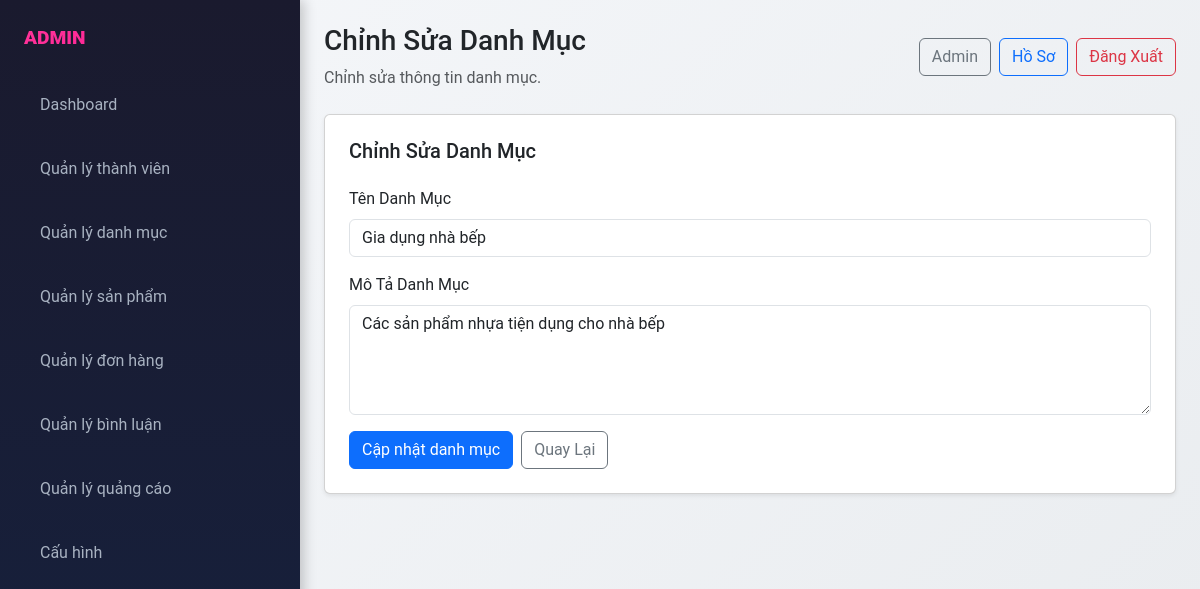
The page /admin/index.php?page_layout=edit_category&id=1 (signed in) on the database its author committed.
### tables this page shows
CREATE TABLE categories (
    id INT AUTO_INCREMENT PRIMARY KEY,
    name VARCHAR(100) NOT NULL,
    description TEXT,
    created_at TIMESTAMP DEFAULT CURRENT_TIMESTAMP
);

### admin/modules/categories/edit_category.php (the view, shortened to what this page needs)
<?php
require_once '../../config/database.php';
$categoryId = isset($_GET['id']) ? (int)$_GET['id'] : 0;
$sql = "SELECT id, name, description, created_at FROM categories WHERE id = $categoryId";
$result = mysqli_query($conn, $sql);
$category = mysqli_fetch_assoc($result);
?>
                <div class="card shadow-sm p-4">
                    <h2 class="h5 mb-4">Chỉnh Sửa Danh Mục</h2>
                    <form method="POST">
                        <div class="mb-3">
                            <label for="category_name" class="form-label">Tên Danh Mục</label>
                            <input type="text" id="category_name" name="category_name" class="form-control" value="<?php echo htmlspecialchars($category['name']); ?>" required>
                        </div>
                        <div class="mb-3">
                            <label for="description" class="form-label">Mô Tả Danh Mục</label>
                            <textarea id="description" name="description" class="form-control" rows="4" required><?php echo htmlspecialchars($category['description'] ?? ''); ?></textarea>
                        </div>
                        <div class="d-flex gap-2">
                            <button type="submit" class="btn btn-primary">Cập nhật danh mục</button>
                            <a href="index.php?page_layout=category" class="btn btn-outline-secondary">Quay Lại</a>
                        </div>
                    </form>
                </div>

### admin/css/admin.css (style rules this page uses)
body { background: linear-gradient(135deg, #f5f7fa 0%, #e9ecef 100%); font-family: 'Roboto', sans-serif; }

### rows shown on the page
categories: category_name "Gia dụng nhà bếp", description "Các sản phẩm nhựa tiện dụng cho nhà bếp"

### other values the page prints
$_SESSION['user_login']['user_full'] "Admin"
